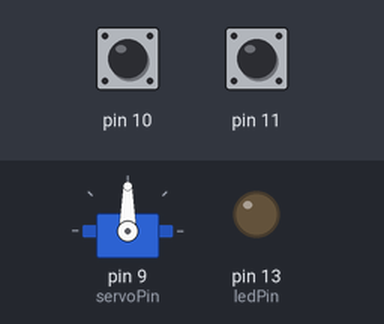
This sketch was run on a simulated Arduino Uno, built with avr-gcc and run on an emulated ATmega328P. On the bench: servo, output pins drawn as LEDs (lit = HIGH). Inputs (shaded band) come from the test bench; at power-on: pin 10 HIGH, pin 11 HIGH.

Above: at 1.2 s.
1.3 s: pin 10 pulled LOW for 0.15 s
At 1.46 s:
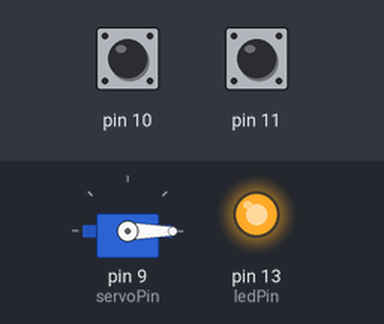
4.3 s: pin 11 pulled LOW for 0.15 s
At 4.8 s:
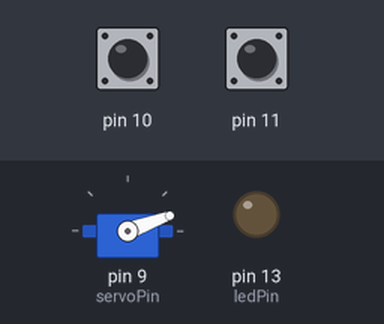
6.0 s: pin 11 pulled LOW for 3.2 s
At 6.16 s:
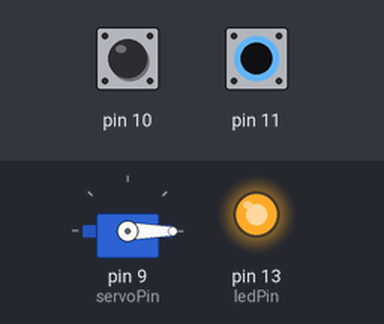
10.7 s: pin 10 pulled LOW for 1 s
At 10.86 s:
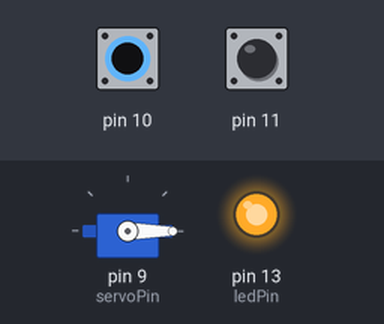
Timing chart, 0 to 14.7 s (numbered marks = the images above; inputs shaded):
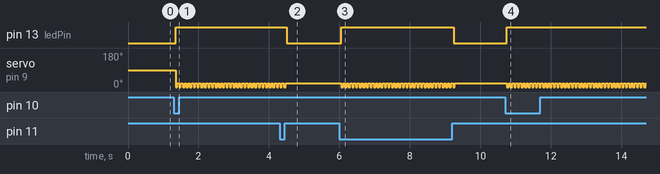

Measured:
- after the input at 1.3 s, pin 13 (ledPin): LOW → HIGH after 0.05 s; servo on pin 9 (servoPin): alternates 20° for 0.05 s and 0° for 0.05 s, starting after 0.05 s
- after the input at 4.3 s, pin 13 (ledPin): HIGH → LOW after 0.20 s; servo on pin 9 (servoPin): goes on until 4.5 s, then stays 20°
- after the input at 6.0 s, pin 13 (ledPin): LOW → HIGH after 0.05 s, → LOW 3.2 s later; servo on pin 9 (servoPin): alternates 20° for 0.05 s and 0° for 0.05 s, 64 changes in all, then stays 20°, starting after 0.05 s
- after the input at 10.7 s, pin 13 (ledPin): LOW → HIGH after 0.05 s; servo on pin 9 (servoPin): alternates 20° for 0.05 s and 0° for 0.05 s, starting after 0.05 s

The sketch:

turbobutton.ino
```cpp
#include "debouncebutton.h"
#include <Servo.h>

Servo buttonMasher;

struct DebounceButton toggleButton = {10, HIGH, false, HIGH, 0};
struct DebounceButton momentaryButton = {11, HIGH, false, HIGH, 0};
const int ledPin = 13;
const unsigned long debounceDelay = 50;    // the debounce time; increase if the output flickers

const int servoPin = 9;
const unsigned long servoDelayWhenDown = 50;
const unsigned long servoDelayWhenUp = 50;
const int servoDownPosition = 0;
const int servoUpPosition = 20;

boolean isActive = false;

boolean servoIsDown = false;
unsigned long servoLastSignalled = 0;


void setupButton(struct DebounceButton *button) {
    pinMode(button->pin, INPUT_PULLUP);
}


boolean isPressed(int pinValue) {
    return pinValue == LOW;
}

void printButtonState(struct DebounceButton *button) {
    Serial.print("Pin: ");
    Serial.print(button->pin);
    Serial.print("; Stable state: ");
    Serial.print(button->stableState);
    Serial.print("; Has new stable state: ");
    Serial.print(button->hasNewStableState);
    Serial.print("; Last read state: ");
    Serial.print(button->lastReadState);
    Serial.print("; Last debounce time: ");
    Serial.println(button->lastDebounceTime);
}

void setup() {
    Serial.begin(115200);

    setupButton(&toggleButton);
    setupButton(&momentaryButton);
    pinMode(ledPin, OUTPUT);
    buttonMasher.attach(servoPin);

    // Set initial LED state
    handleActiveChange(isActive);

    // Set initial servo state
    loopServo();
}

void loopButton(struct DebounceButton *button) {
    button->hasNewStableState = false;
    int newButtonState = digitalRead(button->pin);

    // check to see if you just pressed the button
    // (i.e. the input went from LOW to HIGH), and you've waited long enough
    // since the last press to ignore any noise:

    // If the switch changed, due to noise or pressing:
    if (newButtonState != button->lastReadState) {
        // reset the debouncing timer
        button->lastDebounceTime = millis();
    }

    if ((millis() - button->lastDebounceTime) > debounceDelay) {
        // whatever the reading is at, it's been there for longer than the debounce
        // delay, so take it as the actual current state:
        if (newButtonState != button->stableState) {
            button->stableState = newButtonState;
            button->hasNewStableState = true;
        }
    }

    // save the reading. Next time through the loop, it'll be the lastButtonState:
    button->lastReadState = newButtonState;
}


void loop() {
    loopButton(&toggleButton);
    //printButtonState(&toggleButton);
    if (toggleButton.hasNewStableState && isPressed(toggleButton.stableState)) {
        isActive = !isActive;
        handleActiveChange(isActive);
    }

    loopButton(&momentaryButton);
    //printButtonState(&momentaryButton);
    if (momentaryButton.hasNewStableState) {
        isActive = isPressed(momentaryButton.stableState);
        handleActiveChange(isActive);
    }

    loopServo();
}

void handleActiveChange(boolean isActive) {
    if (isActive) {
        digitalWrite(ledPin, HIGH);
    } else {
        digitalWrite(ledPin, LOW);
    }
}

void loopServo() {
    int servoDelay = servoIsDown ? servoDelayWhenDown : servoDelayWhenUp;
    if ((millis() - servoLastSignalled) > servoDelay) {
        // We are ready to signal again
        if (servoIsDown) {
            // No matter if we are active or not, we will no longer push the button
            buttonMasher.write(servoUpPosition);
            servoIsDown = false;
            servoLastSignalled = millis();
        } else if (isActive) {
            // We are up, and ready to push the button again
            buttonMasher.write(servoDownPosition);
            servoIsDown = true;
            servoLastSignalled = millis();
        }
    }
}
```

debouncebutton.h
```cpp
#ifndef debouncebutton_h
#define debouncebutton_h

#include "Arduino.h"
struct DebounceButton {
    int pin;
    int stableState;
    boolean hasNewStableState;
    int lastReadState;
    unsigned long lastDebounceTime;
};

#endif
```
